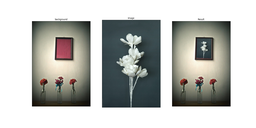
#> input picture HW9/images/2.png, 256 x 128 px, shrunk from 1440 x 720 before the run, given in place of 2.bmp, which was not available
$ jupyter execute --allow-errors HW6.ipynb   (shell and % lines are left out)   (text cells are left out)
#> lines starting #> are read from the running program, lines starting #| are printed output that depends on the picture; after the words box and inside, x2 and y2 are one past the last pixel; in counts of white or black regions, pixels touching at a corner belong together; pictures that were not available may be replaced by others from this repository, and a replacement may not be noted
[cell 1]
import cv2
import numpy as np
import matplotlib.pyplot as plt
import os

[cell 2]
def plotter(img_list, r, w, gray, wr, hr, fig_name = None):
    '''
    Plots images' list with its' caption and saves result image if you want.

    Parameters:
        img_list (list): The list of tuples of image and its' caption.
        r (int): The number of row(s).
        w (int): The number of colunm(s).
        gray (bool): The flag for plotting images in grayscale mode.
        wr (int): The width of one figure.
        hr (int): The height of one figure.
        fig_name (str): The name of the image of the plot. if not set this parameter the plot doesn't save.
    '''

    plt.rcParams['figure.figsize'] = (wr, hr)
    for i in range(len(img_list)):
        plt.subplot(r, w, i + 1)
        if img_list[i][2] == 'img':
            if gray:
                plt.imshow(img_list[i][0], cmap = 'gray')
            else:
                plt.imshow(img_list[i][0])
            plt.xticks([])
            plt.yticks([])
        elif img_list[i][2] == 'hist':
            plt.bar(np.arange(len(img_list[i][0])), img_list[i][0], color = 'c')
        else:
            raise Exception("Only image or histogram. Use third parameter of tuples in img_list and set it to img or hist.")
        plt.title(img_list[i][1])
    if fig_name is not None:
        plt.savefig(fig_name + '.png')
    plt.show()

[cell 3]
def pol_to_car(rho, theta):
    '''
    Changes rho and theta of a line to two point of that line.

    Parameters:
        rho (float): The distance from the origin to the line.
        theta (float):  Angle from origin to the line.

    Returns:
        (tuple): tuple of two point of line.
    '''

    a = np.cos(theta)
    b = np.sin(theta)
    c = 1000
    x0 = a*rho
    y0 = b*rho
    x1 = int(x0 + c * (-b))
    y1 = int(y0 + c * (a))
    x2 = int(x0 - c * (-b))
    y2 = int(y0 - c * (a))
    return x1, y1, x2, y2

[cell 4]
# [21 lines left out: function remove_circles, not called in this run]

[cell 5]
image_list = []

image = cv2.imread(os.path.join('images', '1.png'))
#> (the rest of this cell did not finish here and is left out)

[cell 6]
# [22 lines left out: function detect_lines_hough, not called in this run]

[cell 7]
image_list = []

image = cv2.imread(os.path.join('images', '1b.png'))
#> (the rest of this cell did not finish here and is left out)

[cell 8]
import random
from statistics import mean
from numpy.linalg import norm
import math
import operator

white_pixels = []
def non_zero_pixel(image):
    for i in range (0, image.shape[0]):
        for j in range(0, image.shape[1]):
            if image[i][j] == 255:
                coordinate = i, j
                white_pixels.append(coordinate)

    return white_pixels

def random_points(white_pixels):
    point1, point2 = random.sample(white_pixels, 2)

    return point1, point2

def distance(point1, point2, white_pixels):
    count = 0
    inlier_points = []

    for i in  range(0, len(white_pixels)):
        point3 = white_pixels[i]
        dist = norm(np.cross(tuple(map(operator.sub, point2, point1)), tuple(map(operator.sub, point1, point3)))) / norm(tuple(map(operator.sub, point2, point1)))
        if dist < 20:
            inlier_points.append(point3)
            count += 1
    return count, inlier_points

def car_to_pol(inlier_points):
    x = []
    y = []
    for i in range(0, len(inlier_points)):
        x.append(inlier_points[i][0])
        y.append(inlier_points[i][1])
    x2_bar = mean(np.power(x, 2))
    y2_bar = mean(np.power(y, 2))
    x_bar = mean(x)
    y_bar = mean(y)
    xy_bar = mean(a * b for a, b in zip(x, y))
    theta = 1/2 * np.arctan(2 * ((xy_bar - (x_bar * y_bar)) / (x2_bar - y2_bar - (x_bar**2) + (y_bar**2))))
    rho = (x_bar * np.cos(theta)) + (y_bar * np.sin(theta))

    return rho, theta

[cell 9]
def ransac(image):
    '''
    Gets input image and return rho and theta of line detected.

    Parameters:
        image (numpy.ndarray): The input image.

    Returns:
        rho (float): The distance from the origin to the line.
        theta (float):  Angle from origin to the line.
    '''

    img = image.copy()
    rho, theta = 0, 0

    #Write your code here
    white_pixels = non_zero_pixel(img)
    point1, point2 = random_points(white_pixels)
    count, inlier_points = distance(point1, point2, white_pixels)
    rho, theta = car_to_pol(inlier_points)

    return rho, theta

[cell 10]
image_list = []
image = cv2.imread(os.path.join('images', '2.bmp'), cv2.IMREAD_GRAYSCALE)
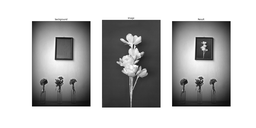
#> image: shape (128, 256); min 0, max 255, mean 188.2
image_list.append([image, 'source', 'img'])
rho, theta = ransac(image)
#> in ransac, `white_pixels = non_zero_pixel(img)`: white_pixels = 16197 pairs, first value 0 to 127, second value 0 to 255
#> in random_points, `point1, point2 = random.sample(white_pixels, 2)`: point1 = (118, 198); point2 = (39, 14)
#> in ransac, `point1, point2 = random_points(white_pixels)`: point1 = (118, 198); point2 = (39, 14)
#> the loop in distance, `for i in  range(0, len(white_pixels)):` made 16197 passes
#> dist on passes 3073, 3074, 3329, 3330, 3331, 3332, 3333, 3585, 3586, 3587, 3588, 3589: 19.29, 19.68, 18.37, 18.76, 19.16, 19.55, 19.95, 17.45, 17.84, 18.24, 18.63, 19.03
#> (point3, dist) on passes 1 to 6: ((0, 0), 30.31), ((0, 1), 30.71), ((0, 2), 31.1), ((0, 3), 31.5), ((0, 4), 31.89), ((0, 5), 32.29)
#> after the loop in distance, `for i in  range(0, len(white_pixels)):`: count = 3800; inlier_points = 3800 pairs, first value 12 to 127, second value 0 to 255
#> in ransac, `count, inlier_points = distance(point1, point2, white_pixels)`: count = 3800
#> after the loop in car_to_pol, `for i in range(0, len(inlier_points)):`: x = 3800 values from 12 to 127; y = 3800 values, max 255 at index 3240, min 0 at index 0, mean 122.9
#> in car_to_pol, `x2_bar = mean(np.power(x, 2))`: x2_bar = 8660
#> in car_to_pol, `y2_bar = mean(np.power(y, 2))`: y2_bar = 22550
#> in car_to_pol, `x_bar = mean(x)`: x_bar = 85.4
#> in car_to_pol, `y_bar = mean(y)`: y_bar = 122.9
#> in car_to_pol, `xy_bar = mean(a * b for a, b in zip(x, y))`: xy_bar = 13508.3
#> in car_to_pol, `theta = 1/2 * np.arctan(2 * ((xy_bar - (x_bar * y_bar)) / (x2_bar - y2..`: theta = -0.39
#> in car_to_pol, `rho = (x_bar * np.cos(theta)) + (y_bar * np.sin(theta))`: rho = 32.2
#> in ransac, `rho, theta = car_to_pol(inlier_points)`: theta = -0.39
#> rho = 32.2; theta = -0.39
# print(rho, theta)
x1, y1, x2, y2 = pol_to_car(rho, theta)
#> in pol_to_car, `a = np.cos(theta)`: a = 0.925
#> in pol_to_car, `b = np.sin(theta)`: b = -0.381
#> in pol_to_car, `x0 = a*rho`: x0 = 29.77
#> in pol_to_car, `y0 = b*rho`: y0 = -12.25
#> in pol_to_car, `x1 = int(x0 + c * (-b))`: x1 = 410
#> in pol_to_car, `y1 = int(y0 + c * (a))`: y1 = 912
#> in pol_to_car, `x2 = int(x0 - c * (-b))`: x2 = -350
#> in pol_to_car, `y2 = int(y0 - c * (a))`: y2 = -936
#> x1 = 410; y1 = 912; x2 = -350; y2 = -936
# print(x1, y1, x2, y2)
image_res = np.zeros_like(image)
cv2.line(image_res, (x1, y1), (x2, y2), (255), 1)
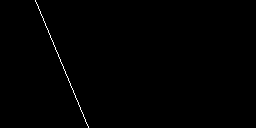
#> image_res: shape (128, 256); 0.39% white in thin lines or dots, all inside (x1, y1, x2, y2) = (35, 0, 89, 128)
image_list.append([image_res, 'line detected', 'img'])
plotter(image_list, 1, 2, True, 8, 6, 'q5')
#> the loop in plotter, `for i in range(len(img_list)):` made 2 passes
#> in plotter, `plt.savefig(fig_name + '.png')`:
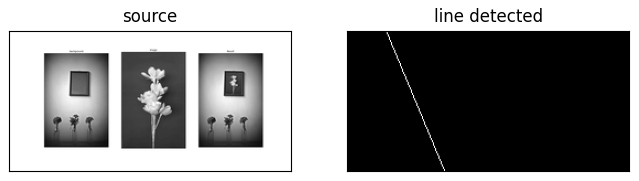
#> figure drawn by matplotlib, 2 panels

[cell 11]
def hough_transform_line(image):
    '''
    Returns rho and theat of line detected and hough transform image.

    Parameters:
        image (numpy.ndarray): The input image.

    Returns:
        rho (float): Angle from origin to the line.
        theta (float): The distance from the origin to the line.
        hough_transform (numpy.ndarray): Hough transform image.
    '''

    img = image.copy()
    rho, theta = 0, 0

    #Write your code here
    edges = []
    for i in range(0, img.shape[0]):
        for j in range(0, img.shape[1]):
            if img[i][j] == 255:
                edge = i, j
                edges.append(edge)
    diameter = int(img.shape[0] * np.sqrt(2))
    hough_transform = np.zeros((2*diameter, 180))
    for i in range(0, len(edges)):
        for theta in range(0, 180):
            radian = np.deg2rad(theta -90)
            rho = int(edges[i][0] * np.cos(radian) + edges[i][1] * np.sin(radian))
            hough_transform[rho][theta] += 1
    rho, theta = np.unravel_index(np.argmax(hough_transform, axis=None), hough_transform.shape)
    return rho, theta, hough_transform

[cell 12]
image_list = []
image = cv2.imread(os.path.join('images', '3.bmp'), cv2.IMREAD_GRAYSCALE)
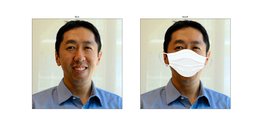
#> input picture HW8/images/3.png, 256 x 128 px, shrunk from 1440 x 720 before the run, given in place of 3.bmp, which was not available
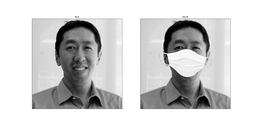
#> image: shape (128, 256); min 0, max 255, mean 207.8
image_list.append([image, 'source', 'img'])
rho, theta, hough_transform = hough_transform_line(image)
#> in hough_transform_line, `diameter = int(img.shape[0] * np.sqrt(2))`: diameter = 181
#> in hough_transform_line, `hough_transform = np.zeros((2*diameter, 180))`: hough_transform: shape (362, 180) float64; every value is 0
#> after the loop in hough_transform_line, `for i in range(0, len(edges)):`:
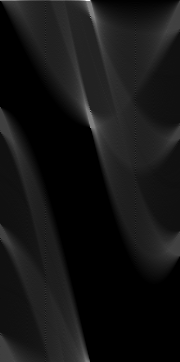
#> hough_transform: shape (362, 180) float64; min 0, max 512, mean 42.2; drawn with min black and max white
#> in hough_transform_line, `rho, theta = np.unravel_index(np.argmax(hough_transform, axis=None), h..`: rho = 0; theta = 87
#> rho = 0; theta = 87
x1, y1, x2, y2 = pol_to_car(rho, theta)
#> x1 = 821; y1 = 569; x2 = -821; y2 = -569
image_list.append([hough_transform, 'Hough transform', 'img'])
image_res = np.zeros_like(image)
#> image_res: shape (128, 256); every value is 0
cv2.line(image_res, (x1, y1), (x2, y2), (255), 1)
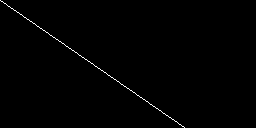
#> image_res: shape (128, 256); 0.56% white in thin lines or dots, all inside (x1, y1, x2, y2) = (0, 0, 185, 128)
image_list.append([image_res, 'line detected', 'img'])
plotter(image_list, 1, 3, True, 8, 6, 'q6')
#> the loop in plotter (call 2), `for i in range(len(img_list)):` made 3 passes
